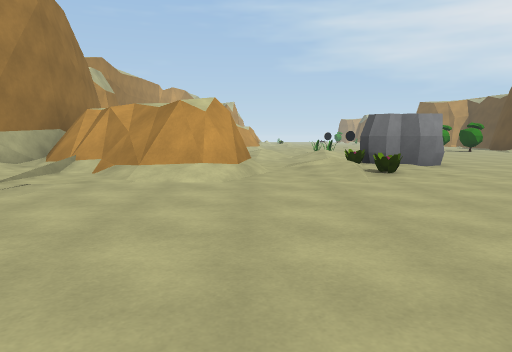
View 1 (above)

24 first-person views from a walk through a 3-D level made in the Unity game engine. The camera is 1.2 m above the floor, tilts 6° down and sees 70° across. The floor is counted in squares, 2 m on a side. Each view is taken from the middle of a square. On the plan, view 1 faces up. The plan holds only what a view shows up to about 10 squares ahead; the rest is blank. The place goes on beyond the plan. The player is left out.

View 2
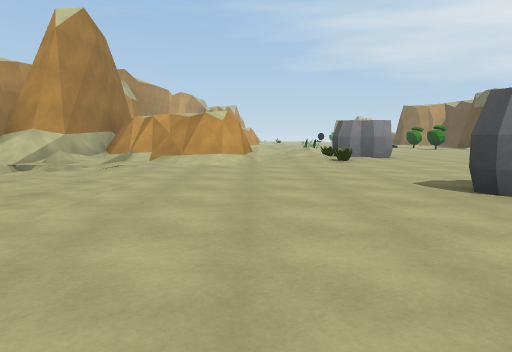

View 3
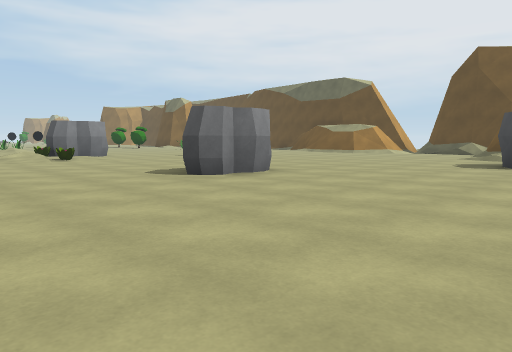

View 4
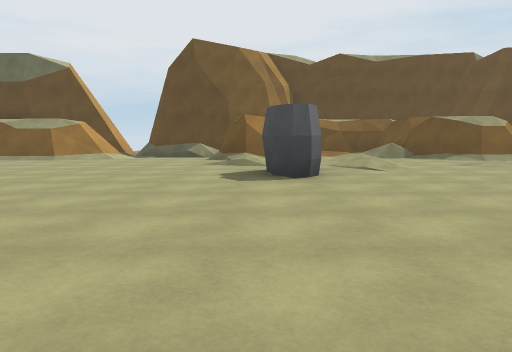

View 5
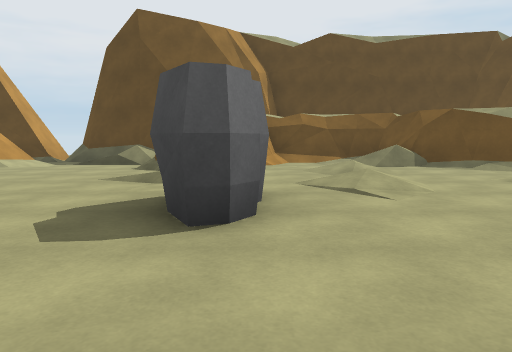

View 6
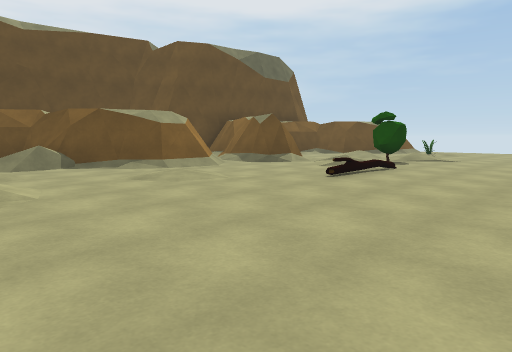

View 7
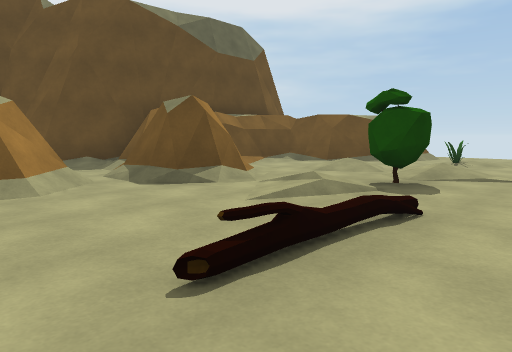

View 8
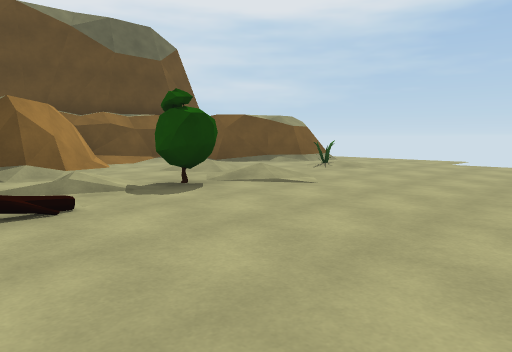

View 9
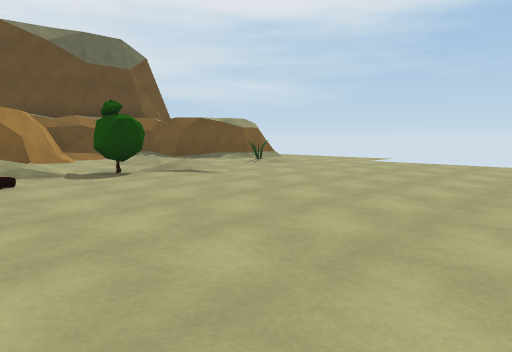

View 10
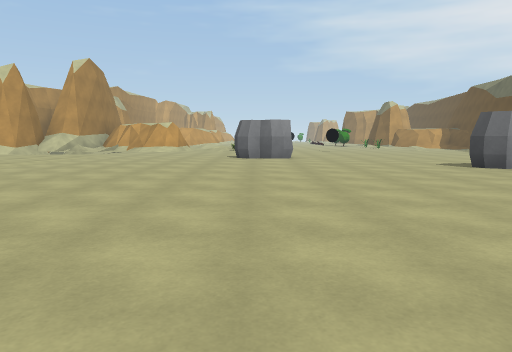

View 11
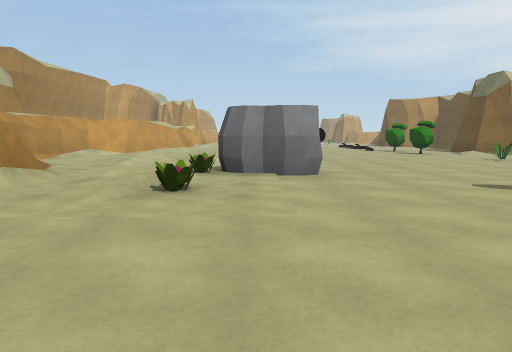

View 12
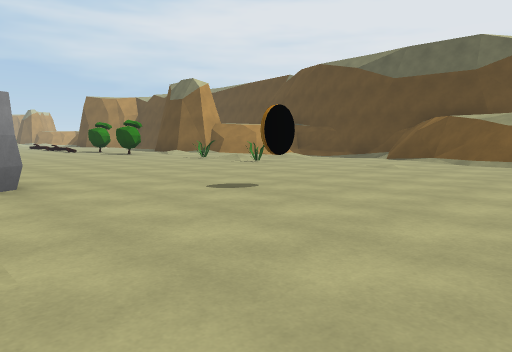

View 13
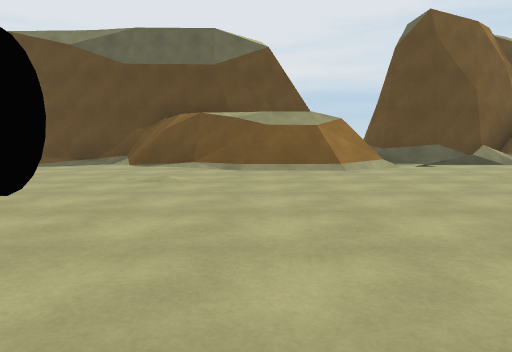

View 14
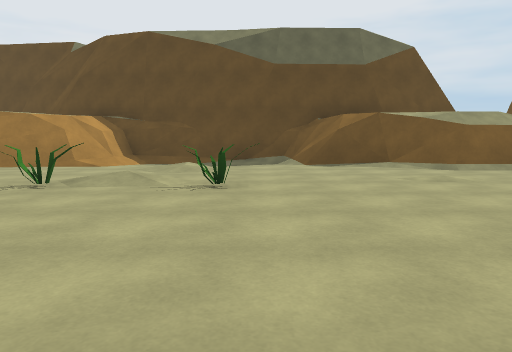

View 15
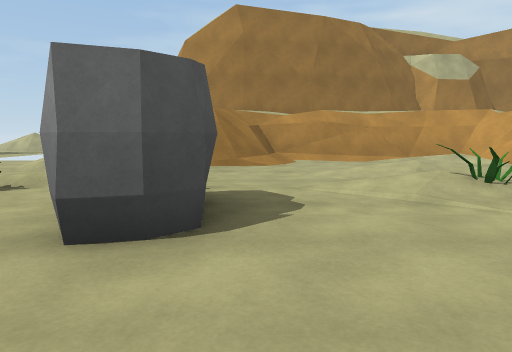

View 16
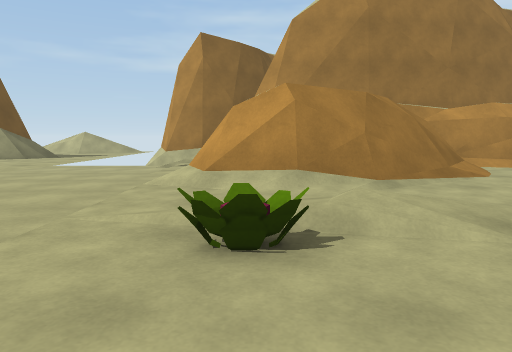

View 17
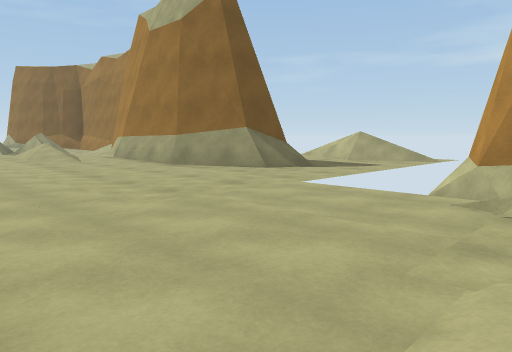

View 18
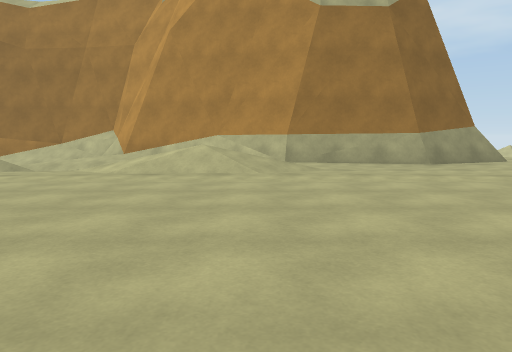

View 19
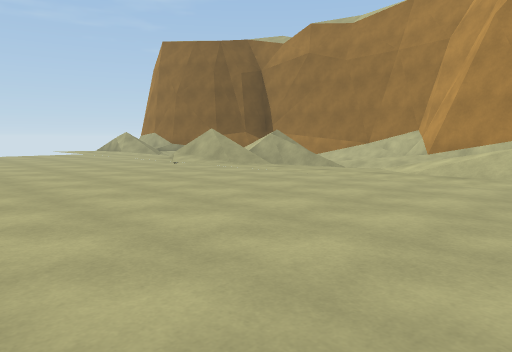

View 20
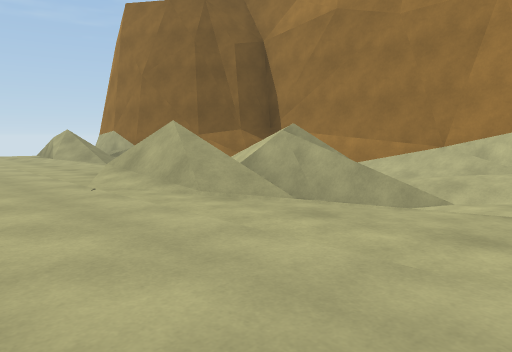

View 21
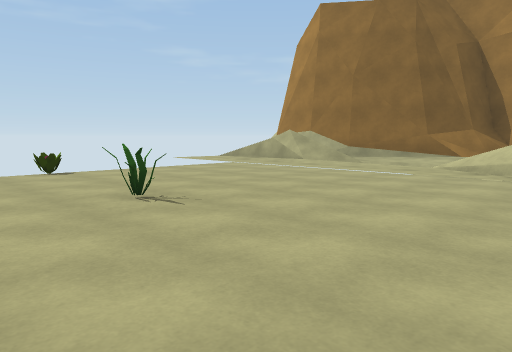

View 22
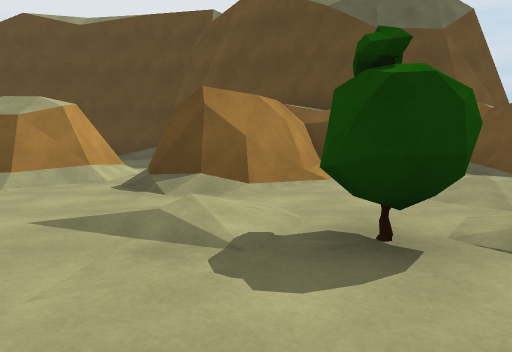

View 23
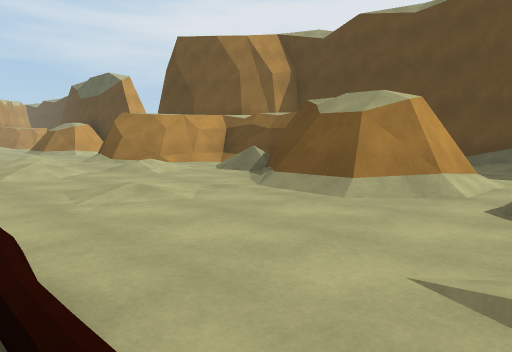

View 24
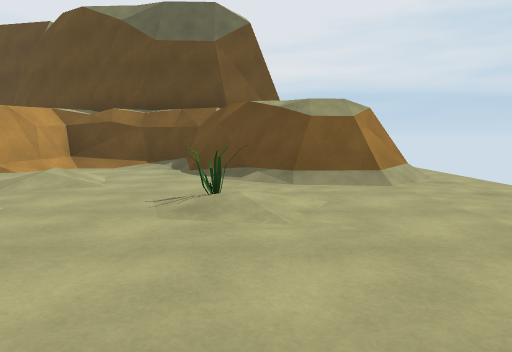

### Floor plan
Key: @ floor where view 1 was taken; # wall or solid block; x gap in a wall; . main floor; : floor 0.25 m higher than the main floor; - floor 0.25 m lower than the main floor; _ floor 0.5 m lower than the main floor; / step, stairs or slope; = window, fence, low wall or low ledge; ^ raised ledge; v drop or lower ground; P plant; O other object.
Columns run from 9 left of view 1 to 17 right of it. Each row starts with its distance up from view 1.
 12      ==..///  .....O.../#
 11     # x..//O......././ /#
 10     #v=.././......././ /#
  9     #v===..........O..-/#
  8     #=##=./POO.........=#
  7     #=###///..........==#
  6    ##//==//P...O......^
  5    #//////...........#^
  4    #_/...............#^ #
  3    #_................/^=#
  2      //...............//#
  1 /....::.....OO........//#
  0 /..##:...@............/ ^
 -1 /.  #:............./.##=#
 -2     #/.:.........O.//####
 -3     #/.:.........OO../#^#
 -4     #//:..........//////^
 -5     #://..........//////#
 -6    ## //............../##
 -7    #/ //..........././##
 -8   ##/ /:.............##   #
 -9   #////:.............## ..#
-10   #//=/........../...//../#
-11   #/ =//........././/##//##
-12   #  =//..........///#####
-13   #  //#..........O../##
-14   #/ //...........///..#
-15   ##///....O.......././#
-16    ##//............../##
-17     #//.........../O/##
-18     #=/.............##
-19       =:         .../#
-20                  .....

Where each view was taken, in squares from view 1:
view 1: 0 up, 0 right, facing up
view 2: 3 down, 0 right, facing up
view 3: 4 down, 1 left, facing up-right
view 4: 2 down, 2 right, facing right
view 5: 3 down, 5 right, facing right
view 6: 4 down, 5 right, facing down-right
view 7: 8 down, 7 right, facing down-right
view 8: 10 down, 5 right, facing down-right
view 9: 10 down, 3 right, facing down-right
view 10: 10 down, 3 right, facing up
view 11: 2 up, 3 right, facing up
view 12: 3 up, 3 right, facing up-right
view 13: 5 up, 5 right, facing right
view 14: 9 up, 5 right, facing right
view 15: 9 up, 6 right, facing left
view 16: 6 up, 4 right, facing left
view 17: 5 up, 0 right, facing down-left
view 18: 5 down, 3 right, facing left
view 19: 5 down, 3 right, facing down-left
view 20: 8 down, 0 right, facing down-left
view 21: 12 down, 4 right, facing down-left
view 22: 12 down, 7 right, facing right
view 23: 11 down, 8 right, facing up-right
view 24: 17 down, 6 right, facing right
